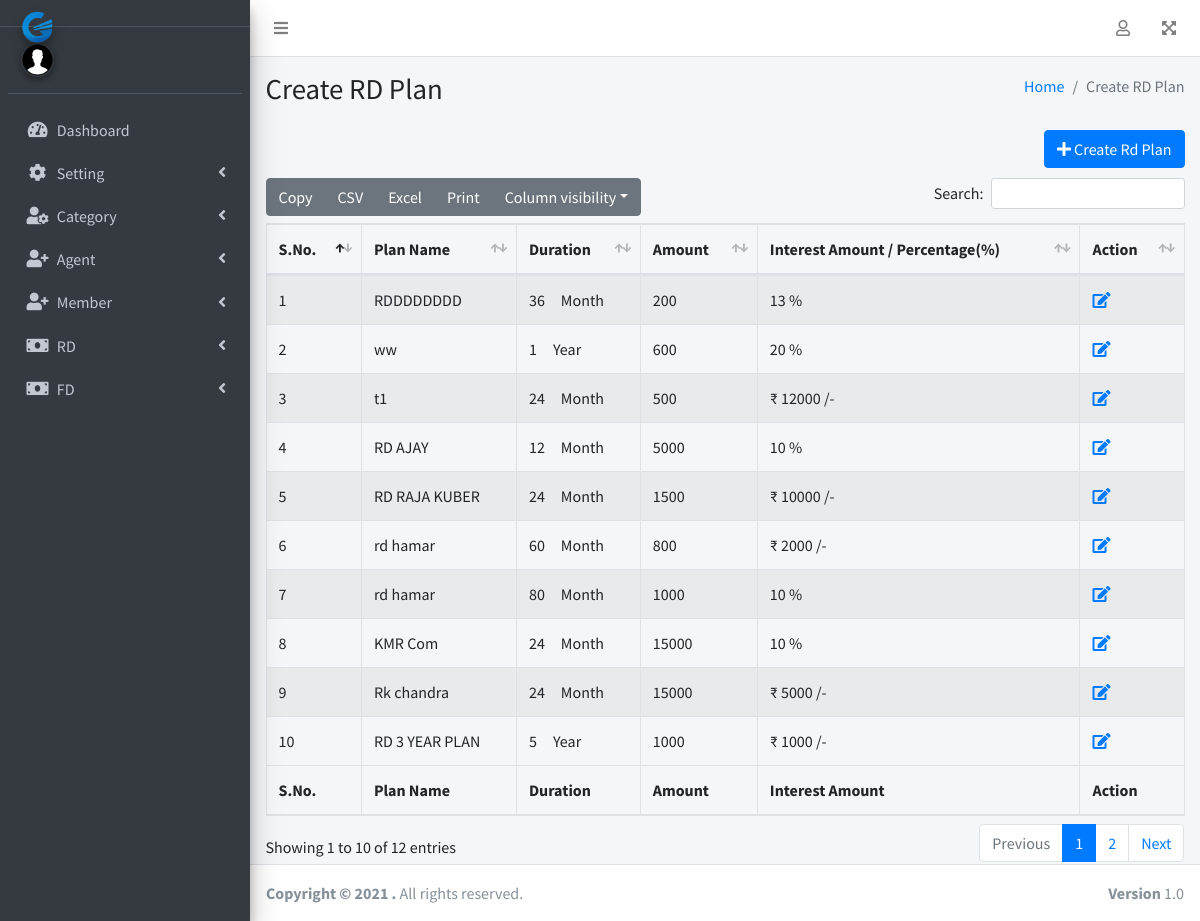
The page /index.php/admin/category/rd_plan on the database its author committed.
### tables this page shows
CREATE TABLE `rd_plan` (
  `id` int(11) NOT NULL,
  `plan_name` varchar(100) NOT NULL,
  `plan_type` int(11) NOT NULL COMMENT '1-Fixed,2-Percentage',
  `duration` varchar(100) NOT NULL COMMENT 'only in month',
  `interval` varchar(11) NOT NULL,
  `amount` varchar(100) NOT NULL,
  `interest_percent` varchar(100) NOT NULL,
  `remark` longtext NOT NULL,
  `created_at` date NOT NULL,
  `updated_at` timestamp NOT NULL DEFAULT CURRENT_TIMESTAMP ON UPDATE CURRENT_TIMESTAMP,
  `created_by_user_type_id` int(11) NOT NULL,
  `status` int(11) NOT NULL DEFAULT '1'
);

### application/controllers/admin/Category.php (called while the page is built, shortened)
<?php
class Category extends CI_Controller
{
    public function __construct()
    {
        $this->load->model('Admin_Location_model');
        $this->load->model('Admin_Common_model');
        $this->load->model('Admin_Rd_Plan_model');
        $this->load->model('Admin_Fd_Plan_model');
        $this->load->helper(array('form', 'url'));
    }
    public function rd_plan()
    {
        $data['title'] = 'Create RD Plan';
        $data['breadcrumb'] = 'Create RD Plan';
        $data['plan'] = $this->Admin_Rd_Plan_model->get_all_data();
        $this->load->view('admin/rd_plan/create_rd_plan', $data);
    }
}
?>

### index.php (called while the page is built, shortened)
<?php
require_once BASEPATH.'core/CodeIgniter.php';

### application/models/Admin_Rd_Plan_model.php (called while the page is built, shortened)
<?php
    class Admin_Rd_Plan_model extends CI_Model {
        public function get_all_data() {
            return $this->db->select('*')->order_by('id', 'DESC')->get('rd_plan')->result_array();
        }
    }
?>

### application/views/admin/rd_plan/create_rd_plan.php (the view, shortened to what this page needs)
<!DOCTYPE html>
<html lang="en">
<head>
</head>
<body class="hold-transition sidebar-mini layout-fixed ">
    <div class="wrapper">
        <div class="content-wrapper">
            <div class="content-header">
                <div class="container-fluid">
                    <div class="row mb-2">
                        <div class="col-sm-6">
                            <h1 class="m-0">
                                <?php echo $title; ?>
                            </h1>
                        </div>
                        <div class="col-sm-6">
                            <ol class="breadcrumb float-sm-right">
                                <li class="breadcrumb-item"><a href="#">Home</a></li>
                                <li class="breadcrumb-item active">
                                    <?php echo $breadcrumb; ?>
                                </li>
                            </ol>
                        </div>
                    </div>
                </div>
            </div>
            <section class="content">
                <div class="container-fluid">
                    <a href="javascript:void(0);" data-toggle="modal" data-target="#add_sector_modal"
                        title='Click Add Income Source' class="btn btn-primary float-right"> <i class="fas fa-plus"></i>
                        Create Rd Plan</a><br><br>
                    <table id="example1" class="table table-bordered table-striped">
                        <thead>
                            <tr>
                                <th>S.No.</th>
                                <th>Plan Name</th>
                                <th>Duration</th>
                                <th>Amount</th>
                                <th>Interest Amount  / Percentage(%)</th>
                                <th>Action</th>
                            </tr>
                        </thead>
                        <tbody>
                            <?php foreach ($plan as $pl => $pln) { ?>
                                <tr>
                                    <td>
                                        <?php echo $pl + 1 ?>
                                    </td>
                                    <td>
                                        <?php echo $pln['plan_name'] ?>
                                    </td>
                                    <td>
                                        <?php if ($pln['interval'] == 1) {
                                            echo $pln['duration'] . "&emsp;Month";
                                        } elseif ($pln['interval'] == 2) {
                                            echo $pln['duration'] . "&emsp;Year";
                                        } ?>
                                    </td>
                                    <td>
                                        <?php echo $pln['amount'] ?>
                                    </td>
                                    <td>
                                        <?php echo (($pln['plan_type'] == 1) ? "₹ " : "") .$pln['interest_percent']. (($pln['plan_type'] == 2) ? " %" : " /-") ?>
                                    </td>
                                    <td>
                                        <a href="javascript:void(0);" data-toggle="modal"
                                            data-target="#update_rd_plan_modal"
                                            onclick="update_rd_plan(<?php echo $pln['id'] ?>)"
                                            title='Click to Update Register Data Details'><i
                                                class="fas fa-edit"></i></a>&emsp;
                                    </td>
                                </tr>
                            <?php } ?>
                        </tbody>
                        <tfoot>
                            <tr>
                                <th>S.No.</th>
                                <th>Plan Name</th>
                                <th>Duration</th>
                                <th>Amount</th>
                                <th>Interest Amount</th>
                                <th>Action</th>
                            </tr>
                        </tfoot>
                    </table>
                </div>
            </section>
        </div>
    </div>
</body>
</html>

### rows shown on the page
rd_plan: plan_name "RDDDDDDDD", duration "36", amount "200", interest_percent "13"
rd_plan: plan_name "ww", duration "1", amount "600", interest_percent "20"
rd_plan: plan_name "t1", duration "24", amount "500", interest_percent "12000"
rd_plan: plan_name "RD AJAY", duration "12", amount "5000", interest_percent "10"
rd_plan: plan_name "RD RAJA KUBER", duration "24", amount "1500", interest_percent "10000"
rd_plan: plan_name "rd hamar", duration "60", amount "800", interest_percent "2000"
rd_plan: plan_name "rd hamar", duration "80", amount "1000", interest_percent "10"
rd_plan: plan_name "KMR Com", duration "24", amount "15000", interest_percent "10"
rd_plan: plan_name "Rk chandra", duration "24", amount "15000", interest_percent "5000"
rd_plan: plan_name "RD 3 YEAR PLAN", duration "5", amount "1000", interest_percent "1000"

### other values the page prints
$title "Create RD Plan"
$breadcrumb "Create RD Plan"
